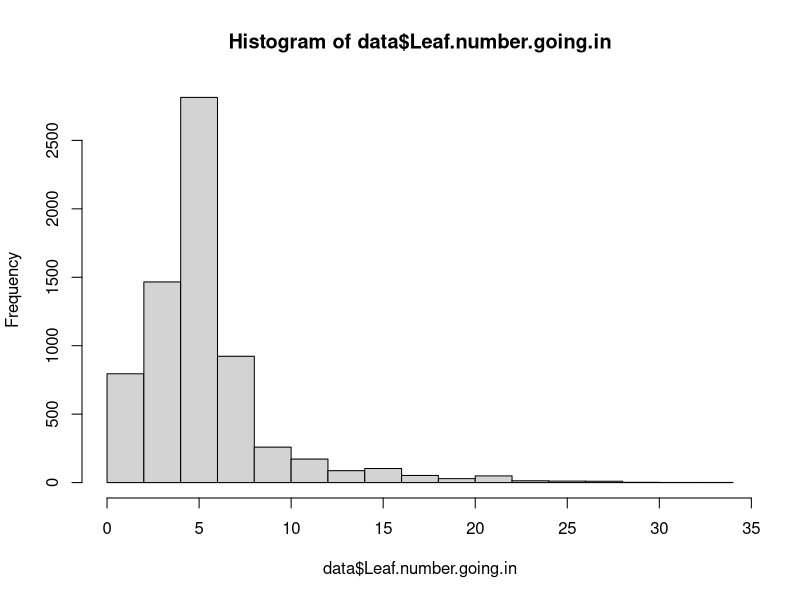
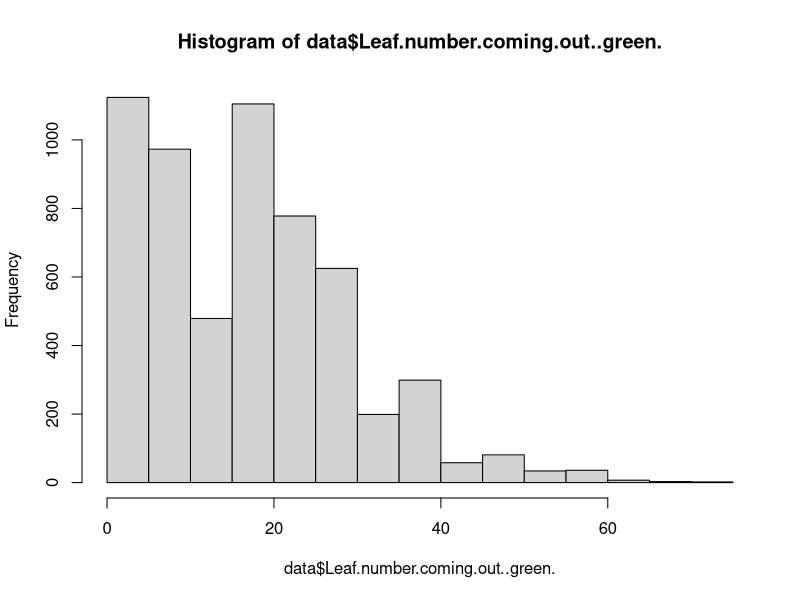
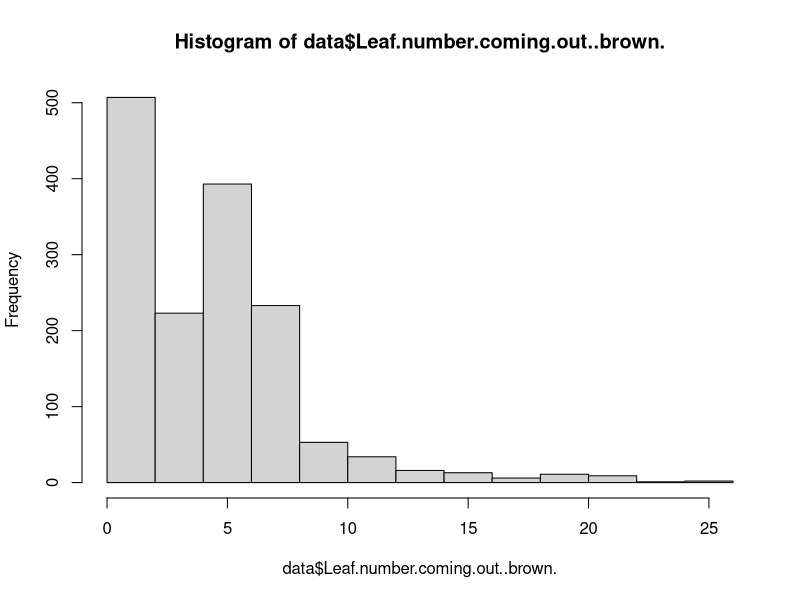
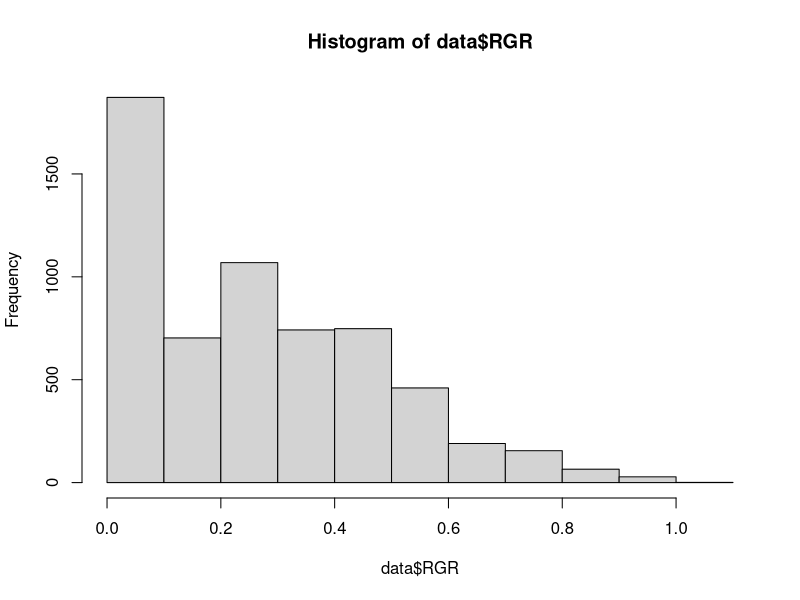

Generate these figures, in order, with R: (Note: this script raises an error after producing the figures.)

#### PROJECT: Mimulus cardinalis TPC project
#### PURPOSE: Clean up TPC data for M. cardinalis study populations
#### & make preliminary figures showing RGR & survival across temperature
#### AUTHOR: Rachel Wooliver



library(ggplot2)
library(dplyr)
library(tidyverse)

###
### DATASET
###
data <- read.csv("Raw data/Master TPC 2019.csv", na.strings=c("NA","","--"))
str(data)
###
### Measurements
###
# 1. Leaf number going in
# 2. Leaf number coming out (green)
# 3. Leaf number coming out (brown)



### For leaf number going in AND leaf number coming out green:
# 0 = live seedling with only cotyledons (no true leaves)
# NA = no seedling there
### For leaf number coming out brown:
# 0 = dead seedling with only cotyledons (no true leaves)
# NA = no brown leaves



###
### Make response variables numeric
###
data$Leaf.number.going.in <- as.numeric(data$Leaf.number.going.in); hist(data$Leaf.number.going.in)
data$Leaf.number.coming.out..green. <- as.numeric(as.character(data$Leaf.number.coming.out..green.)); hist(data$Leaf.number.coming.out..green.)
data$Leaf.number.coming.out..brown. <- as.numeric(as.character(data$Leaf.number.coming.out..brown.)); hist(data$Leaf.number.coming.out..brown.)


###
### Remove trays 55-60 (all died during run) and 103-108 (not used in experiment)
###
data <- data[-which(data$Tray %in% c(55:60, 103:108)),] 
# original sample size was 7776, now 6912






###
### Plants that we will not have an RGR value for:
###
# 1. NA leaf number going in
data$NAleafIn <- rep(0, dim(data)[1])
data$NAleafIn[which(is.na(data$Leaf.number.going.in)==TRUE)] <- 1
sum(data$NAleafIn) # 545 did not germinate or died prior to chamber runs
# 2. 0 leaf number going in
data$zeroLeafIn <- rep(0, dim(data)[1])
data$zeroLeafIn[which(data$Leaf.number.going.in==0)] <- 1
sum(data$zeroLeafIn) # 321 only had cotyledons prior to chamber runs
# 3. Accidentally sampled before we counted leaf number out (for gene expression or picture)
data$sampledB4leafOut <- rep(0, dim(data)[1])
data$sampledB4leafOut[which(data$Notes=="Samples for GE 4/10 - Didn't get leaf # out" | data$Notes=="sampled early" | data$Notes=="Sampled early" | data$Notes=="Sampled Early")] <- 1
sum(data$sampledB4leafOut) # 13 were accidentally damaged before final leaf number was measured
# So these are the plants that we will not include in our RGR calculation:
data$outRGR <- rep(0, dim(data)[1])
data$outRGR[which(data$NAleafIn==1 | data$zeroLeafIn==1 | data$sampledB4leafOut==1)] <- 1
dim(data)[1]-sum(as.numeric(data$outRGR)) # 6033 plants we have RGR data for


###
## Make sure leaf number coming out >= leaf number going in, then calculate RGR
###
totalLeavesOut <- rowSums(data[,c("Leaf.number.coming.out..green.", "Leaf.number.coming.out..brown.")], na.rm=TRUE)
totalLeavesOut[which(data$outRGR==1)] <- NA
data$zeros <- rep(0, dim(data)[1])
totalLeavesIn <- rowSums(data[,c("Leaf.number.going.in","zeros")], na.rm=TRUE)
inspect <- which(totalLeavesIn > totalLeavesOut)
data[inspect,c("Tray","Cell","Leaf.number.going.in", "Leaf.number.coming.out..green.", "Leaf.number.coming.out..brown.")]
# Assume that leaves turned brown if not recorded coming out
# (verified using pictures of trays coming out of the chambers)
data$Leaf.number.coming.out..brown.[inspect]<-c(2,4,2,4,8,6,2,2,2,6,6,22,8,8)
# Also need to look at cases where there were zero leaves going in, NA coming out
# These were probably overlooked dead seedlings
# (verified using pictures of trays coming out of the chambers)
zeroIn <- rep(0, dim(data)[1])
zeroIn[which(data$Leaf.number.going.in==0)] <- 1
naOutG <- rep(0, dim(data)[1])
naOutG[which(is.na(data$Leaf.number.coming.out..green.)==TRUE)] <- 1
naOutB <- rep(0, dim(data)[1])
naOutB[which(is.na(data$Leaf.number.coming.out..brown.)==TRUE)] <- 1
naOutBG <- rep(0, dim(data)[1])
naOutBG[which((naOutG + naOutB)==2)] <- 1
data[which((naOutBG+zeroIn)==2),]
data$Leaf.number.coming.out..brown.[which((naOutBG+zeroIn)==2)] <- 0


###
## Calculate RGR
###
data$RGR <- rep(NA, dim(data)[1])
keep <- seq(1, dim(data)[1])[-which(data$outRGR==1)]
data$RGR[keep] <- (rowSums(data[keep,c("Leaf.number.coming.out..green.","Leaf.number.coming.out..brown.")], na.rm=TRUE) - data$Leaf.number.going.in[keep])/(data$Leaf.number.going.in[keep]*7)
# Look at histogram of RGR to make sure all values are positive 
hist(data$RGR); range(na.omit(data$RGR))




###
### Interesting things in addition to RGR and Fv/Fm we might analyze:
###

## 1. Survival
# survival = 0 if the plant died
# and survival = NA if Leaf.number.going.in, Leaf.number.coming.out..green., & Leaf.number.coming.out..brown. are all NA
data$surv <- rep(1,dim(data)[1])
died <- rep(0,dim(data)[1])
died[which(naGoingIn==0 & data$Leaf.number.going.in==data$Leaf.number.coming.out..brown.)] <- 1
died[which(data$Leaf.number.coming.out..green.>0)] <- 0
data$surv[which(died==1)] <- 0
data$surv[which(naGoingIn==1 & data$newGerm==0)]  <- NA








### 
###  Reorganize levels and assign colors to regions
### 
data$Group <- factor(data$Group, levels(data$Group)[c(5:8, 1:4, 9:12)])
data$Pop <- factor(data$Pop, levels(data$Pop)[c(3,4,1,2,5,6)])
data$Reg <- factor(data$Reg, levels(data$Reg)[c(2,1,3)])
data$regCol <- rep("#9E0142", dim(data)[1]) # red
data$regCol[which(data$Reg=="C")] <- "#FEF0A5" # yellow
data$regCol[which(data$Reg=="N")] <- "#5E4FA2" # purple






### 
### Our response variables
### 

### 1. RGR (numeric continuous)
hist(data$RGR)

### 2. surv (numeric 0=died / 1=survived)
data %>% group_by(Temp) %>% summarize(mean = mean(surv, na.rm = TRUE))



# Create new variable for temperature
data$daytimeTemp <- floor(as.numeric(as.character(data$Temp)))
data$daytimeTemp[which(data$Temp.ord==0)] <- 10





### PLOT OVERALL RGR DATA WITH TREATMENT MEANS
ggplot(data, aes(x = daytimeTemp, y = RGR, group=Group)) +
  geom_point(aes(x=daytimeTemp,y=RGR,fill=Group),
             position = position_jitter(width=0.7), 
             size=1.5, shape=21, alpha=0.3) + 
  scale_y_continuous(name="RGR", limits=c(-0.05, 1.1)) + 
  scale_x_continuous(name="Temperature", limits=c(7.5,47.5), breaks=seq(10,45,by=5)) + 
  theme_classic() +
  scale_fill_manual(values=c(rep("#5E4FA2", 4), rep("#FEF0A5", 4), rep("#9E0142", 4))) + 
  facet_wrap(~Group, ncol=4) +
  theme(legend.position="none", panel.border = element_rect(colour = "black", fill=NA, size=2)) +
  geom_hline(yintercept=0, linetype="dashed", color = "black") +
  stat_summary(fun.y = mean, colour = "black", geom = "line", lwd=1.5)



### PLOT OVERALL RGR DATA WITH TREATMENT MEANS BY FAMILY
ggplot(data, aes(x = daytimeTemp, y = RGR, group = FamID)) +
  geom_point(aes(x=daytimeTemp,y=RGR,fill=FamID),
                        position = position_jitter(width=0.7), 
                        size=1.5, shape=21) +
  scale_y_continuous(name="RGR by family", limits=c(-0.05, 1.1)) + 
  scale_x_continuous(name="Temperature", limits=c(7.5,47.5), breaks=seq(10,45,by=5)) + 
  theme_classic() +
  scale_fill_manual(values=rep(rainbow(18),12)) + 
  facet_wrap(~Group, ncol=4) +
  theme(legend.position="none", panel.border = element_rect(colour = "black", fill=NA, size=2)) +
  geom_hline(yintercept=0, linetype="dashed", color = "black") +
  stat_summary(fun.y = mean, geom = "line", lwd=0.25, aes(color=FamID)) +
  scale_color_manual(values=rep(rainbow(18),12))



### PLOT OVERALL SURVIVAL DATA WITH TREATMENT MEANS
ggplot(data, aes(x = daytimeTemp, y = surv, group = Group)) +
  geom_point(aes(colour=Group), alpha=0.55) +
  scale_y_continuous(name="Survival", limits=c(-0.05, 1.05)) + 
  scale_x_continuous(name="Temperature", limits=c(7.5,47.5), breaks=seq(10,45,by=5)) + 
  theme_classic() +
  scale_colour_manual(values=c(rep("#5E4FA2", 4), rep("#FEF0A5", 4), rep("#9E0142", 4))) + 
  facet_wrap(~Group, ncol=4) +
  theme(legend.position="none", panel.border = element_rect(colour = "black", fill=NA, size=2)) +
  geom_hline(yintercept=c(0,1), linetype="dashed", color = "black") +
  geom_hline(yintercept=seq(.25,0.75,by=0.25), color = "gray", size=0.15) +
  stat_summary(fun.y = mean, colour = "black", geom = "line", lwd=1.5)





### PLOT OVERALL SURVIVAL DATA WITH FAMILY MEANS
ggplot(data, aes(x = daytimeTemp, y = surv, colour = FamID)) +
  geom_point(aes(colour=FamID), size=0.35) +
  scale_y_continuous(name="Survival by family", limits=c(-0.05, 1.05)) + 
  scale_x_continuous(name="Temperature", limits=c(7.5,47.5), breaks=seq(10,45,by=5)) + 
  theme_classic() +
  scale_colour_manual(values=rep(rainbow(18),12)) + 
  facet_wrap(~Group, ncol=4) +
  theme(legend.position="none", panel.border = element_rect(colour = "black", fill=NA, size=2)) +
  geom_hline(yintercept=c(0,1), linetype="dashed", color = "black") +
  geom_hline(yintercept=seq(.25,0.75,by=0.25), color = "gray", size=0.15) +
  stat_summary(fun.y = mean, geom = "line", lwd=0.25)





# Export data for analysis:
write.csv(data, "Processed data/TPC data_cleaned.csv")


